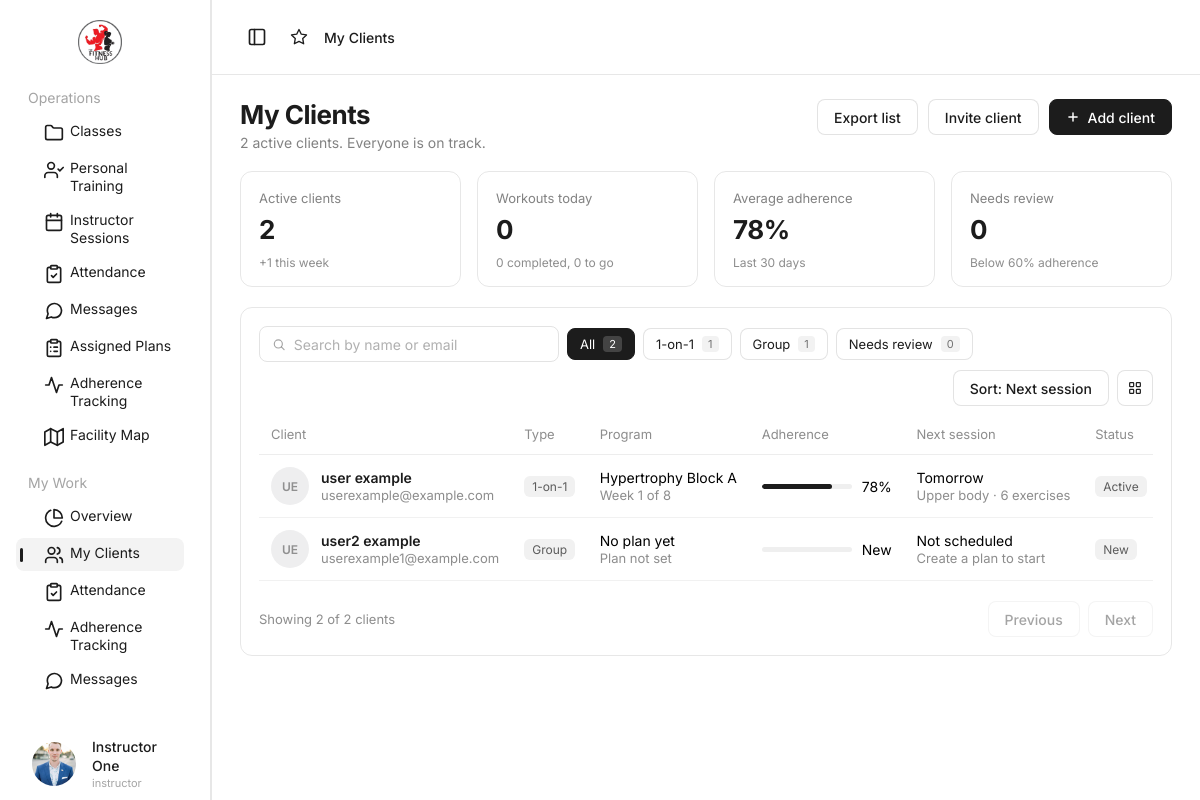
Page /my-clients (signed in) on the committed database.
### tables this page shows
CREATE TABLE `instructor_clients` (
  `id` int(11) NOT NULL AUTO_INCREMENT,
  `instructor_id` int(11) NOT NULL,
  `member_id` int(11) NOT NULL,
  `client_type` enum('1-on-1','group') NOT NULL DEFAULT '1-on-1',
  `status` enum('active','paused') NOT NULL DEFAULT 'active',
  `flag_title` varchar(100) DEFAULT NULL,
  `flag_note` varchar(255) DEFAULT NULL,
  `created_at` timestamp NOT NULL DEFAULT current_timestamp(),
  PRIMARY KEY (`id`),
  UNIQUE KEY `uq_instructor_member` (`instructor_id`,`member_id`),
  KEY `fk_ic_member` (`member_id`),
  CONSTRAINT `fk_ic_instructor` FOREIGN KEY (`instructor_id`) REFERENCES `users` (`id`) ON DELETE CASCADE,
  CONSTRAINT `fk_ic_member` FOREIGN KEY (`member_id`) REFERENCES `users` (`id`) ON DELETE CASCADE
);

CREATE TABLE `users` (
  `id` int(11) NOT NULL,
  `first_name` varchar(50) NOT NULL,
  `last_name` varchar(50) NOT NULL,
  `email` varchar(100) NOT NULL,
  `phone_number` varchar(20) NOT NULL,
  `profile_image` varchar(255) DEFAULT NULL,
  `password_hash` varchar(255) NOT NULL,
  `role_id` int(11) DEFAULT NULL,
  `created_at` timestamp NOT NULL DEFAULT current_timestamp()
);

### app/views/instructor/my-clients.php (the view, shortened to what the rows shown need)
<?php
$statusTags = [
    'active' => ['Active', ''],
    'needs_review' => ['Needs review', 'mc-tag--danger'],
    'paused' => ['Paused', ''],
    'new' => ['New', ''],
];
$initials = function (string $name): string {
    $parts = preg_split('/\s+/', trim($name));
    return mb_strtoupper(mb_substr($parts[0], 0, 1) . mb_substr(end($parts), 0, 1));
};
$adherenceText = fn(array $c) => $c['adherence'] !== null ? $c['adherence'] . '%' : ($c['status'] === 'new' ? 'New' : '—');
?>
<div class="mc-view" data-view="table" id="mc-view">
    <div class="mc-head">
        <div>
            <h1 class="mc-title">My Clients</h1>
        </div>
    </div>
    <section class="mc-panel">
        <?php if (empty($clients)): ?>
            <p class="mc-empty">
                <?php if ($totalClients === 0): ?>
                    You don't have any clients yet. Use <strong>Add client</strong> to assign a member.
                <?php else: ?>
                    No clients match your search.
                <?php endif; ?>
            </p>
        <?php else: ?>
            <div class="mc-table-wrap">
                <table class="mc-table">
                    <thead>
                        <tr>
                            <th>Client</th>
                            <th>Type</th>
                            <th>Program</th>
                            <th>Adherence</th>
                            <th>Next session</th>
                            <th>Status</th>
                        </tr>
                    </thead>
                    <tbody>
                        <?php foreach ($clients as $client): ?>
                            <?php
                            [$statusLabel, $statusClass] = $statusTags[$client['status']];
                            $href = '/my-clients/client?member=' . (int) $client['member_id'];
                            ?>
                            <tr data-href="<?= htmlspecialchars($href) ?>">
                                <td>
                                    <div class="mc-client">
                                        <span class="mc-avatar"><?= htmlspecialchars($initials($client['name'])) ?></span>
                                        <div>
                                            <a class="mc-primary mc-client-link" href="<?= htmlspecialchars($href) ?>"><?= htmlspecialchars($client['name']) ?></a>
                                            <p class="mc-secondary"><?= htmlspecialchars($client['email']) ?></p>
                                        </div>
                                    </div>
                                </td>
                                <td><span class="mc-tag"><?= htmlspecialchars($client['type_label']) ?></span></td>
                                <td>
                                    <p class="mc-program"><?= htmlspecialchars($client['program']) ?></p>
                                    <p class="mc-secondary"><?= htmlspecialchars($client['program_meta']) ?></p>
                                </td>
                                <td>
                                    <div class="mc-adherence">
                                        <div class="mc-bar">
                                            <?php if ($client['adherence'] !== null): ?>
                                                <div class="mc-bar__fill <?= $client['adherence'] < ClientRosterService::NEEDS_REVIEW_BELOW ? 'mc-bar__fill--low' : '' ?>" style="width: <?= (int) $client['adherence'] ?>%"></div>
                                            <?php endif; ?>
                                        </div>
                                        <span><?= htmlspecialchars($adherenceText($client)) ?></span>
                                    </div>
                                </td>
                                <td>
                                    <p class="mc-program"><?= htmlspecialchars($client['next_session']) ?></p>
                                    <p class="mc-secondary"><?= htmlspecialchars($client['next_session_meta']) ?></p>
                                </td>
                                <td><span class="mc-tag <?= $statusClass ?>"><?= $statusLabel ?></span></td>
                            </tr>
                        <?php endforeach; ?>
                    </tbody>
                </table>
            </div>
        <?php endif; ?>
    </section>
</div>

### rows in the picture
instructor_clients: member.first_name "UE", name "user example", member.email "userexample@example.com", client_type "1-on-1", program "Hypertrophy Block A", program_meta "Week 1 of 8", client "78%", next_session "Tomorrow", next_session_meta "Upper body · 6 exercises", statusLabel "Active"
instructor_clients: member.first_name "UE", name "user2 example", member.email "userexample1@example.com", type_label "Group", program "No plan yet", program_meta "Plan not set", client "New", next_session "Not scheduled", next_session_meta "Create a plan to start", statusLabel "New"

### other values in the picture
$section "Operations"
$section "My Work"
$fullName "Instructor One"
$role "instructor"
$stats['active'] "2"
$stats['new_this_week'] "1"
$stats['today'] "0"
$stats['today_done'] "0"
$stats['today'] - $stats['today_done'] "0"
$stats['avg_adherence'] "78"
$stats['needs_review'] "0"
ClientRosterService::NEEDS_REVIEW_BELOW "60"
$label "All"
$filterCounts[$key] "2"
$label "1-on-1"
